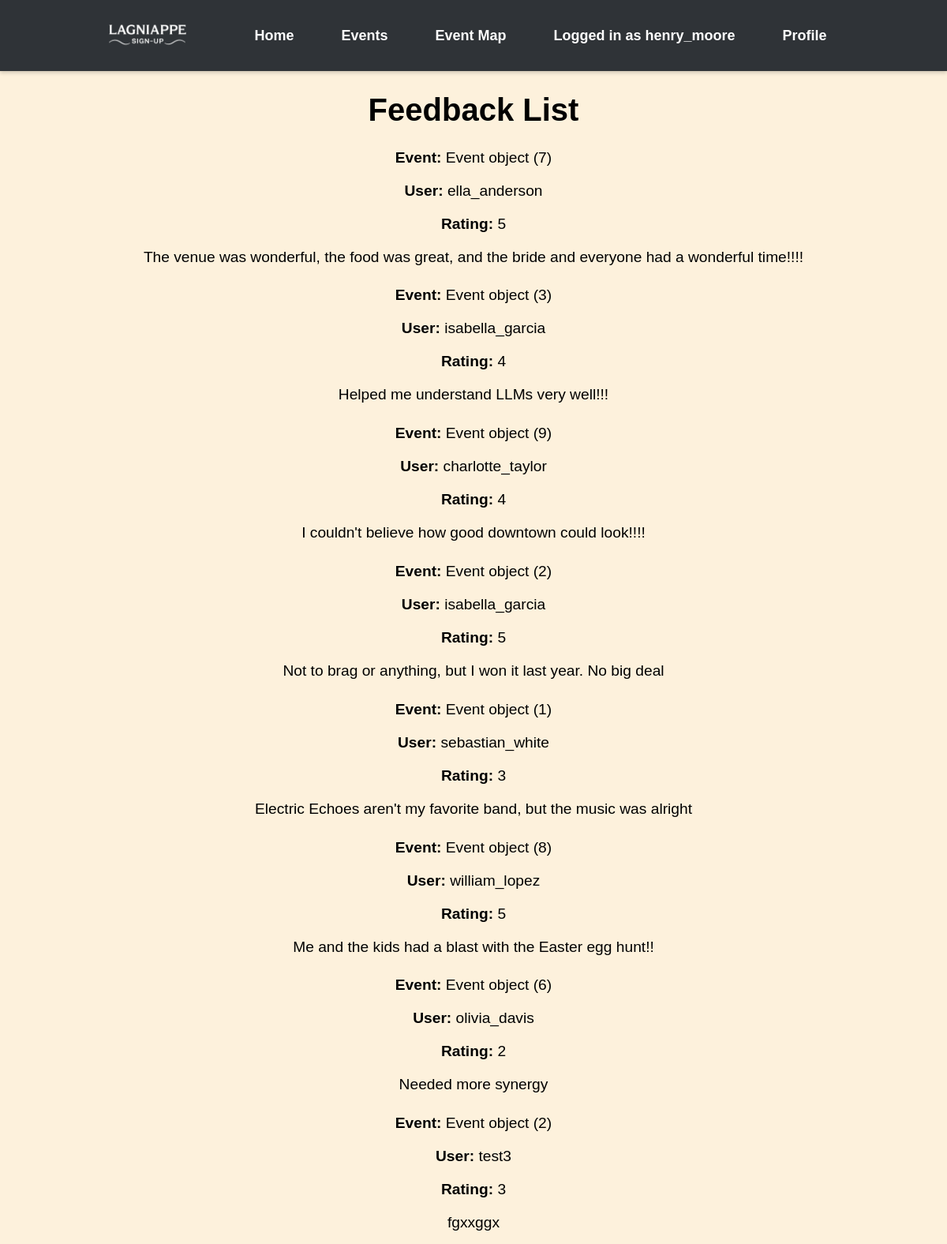
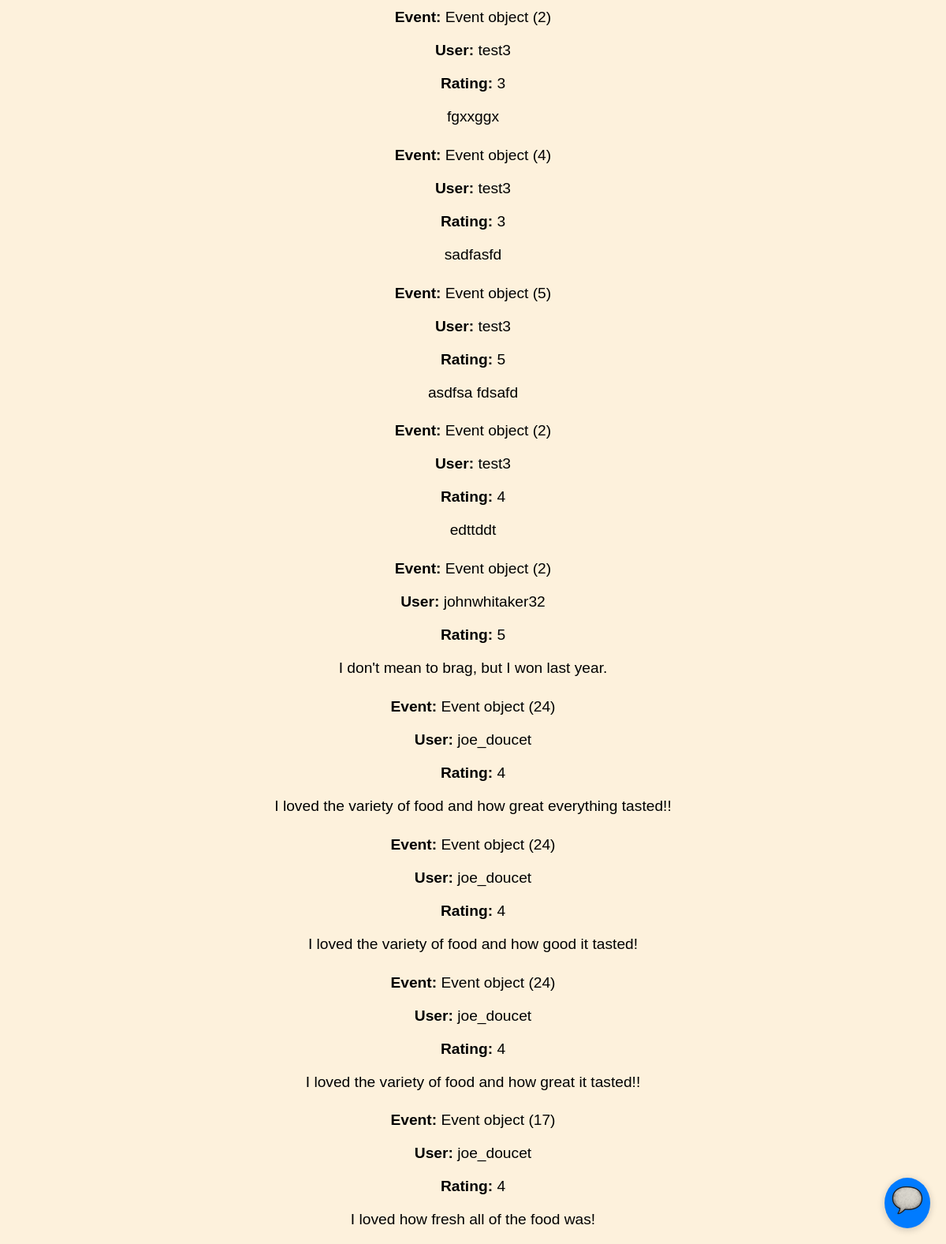
Page /feedback/list (signed in) on the committed database (2 pictures, top to bottom).
### events/models.py (models this page shows)
class Users(AbstractUser): # AbstractUser comes with a whole bunch of attributes
    UserID = models.AutoField(("userID"), primary_key=True) # autofield automatically increments an int as a new row is created
    groups = models.ManyToManyField(
        'auth.Group',
        related_name='event_users',  # Custom related_name for reverse accessor
        blank=True
    )
    user_permissions = models.ManyToManyField(
        'auth.Permission',
        related_name='event_user_permissions',  # Custom related_name for reverse accessor
        blank=True
    )

class Feedback(models.Model):
    EventID = models.AutoField(("feedbackID"), primary_key=True)
    UserID = models.ForeignKey(Users, on_delete=models.CASCADE)
    EventID = models.ForeignKey(Event, on_delete=models.CASCADE)
    Rating = models.IntegerField(("rating"), default=1, validators=[MaxValueValidator(5)])
    Comments = models.CharField(("comments"), max_length=500)
    Date = models.DateTimeField(("date"), auto_now_add=True)

class Event(models.Model):
    EventID = models.AutoField(("eventID"), primary_key=True)
    OrganizerID = models.ForeignKey(Users, on_delete=models.CASCADE)
    CategoryID = models.ForeignKey(Category, on_delete=models.CASCADE)
    Title = models.CharField(("title"), max_length=100)
    Description = models.CharField(("description"), max_length=500)
    Location = models.CharField(("location"), max_length=100)
    DateTime = models.DateTimeField(("datetime"), null=True)
    EventStatus = models.BooleanField(("eventstatus"), default=True)

### lagniappe_signup/views.py (the view)
# urls.py: path('feedback/list', views.list_feedback.as_view(), name="feedback-list"),
class list_feedback(ListView):
    model = Feedback
    template_name = "feedback_list.html"
    context_object_name = "feedback"
    paginate = 20

### templates/feedback_list.html (shortened to what this page needs)
{% extends "headBanner.html" %}
{% block content %}
  <h1>Feedback List</h1>
  {% if feedback %}
    <ul style="list-style-type: none; padding-left: 0;">
      {% for f in feedback %}
        <li>
          <p><strong>Event:</strong> {{ f.EventID }}</p>
          <p><strong>User:</strong> {{ f.UserID }}</p>
          <p><strong>Rating:</strong> {{ f.Rating }}</p>
          <p>{{ f.Comments }}</p>
        </li>
      {% endfor %}
    </ul>
  {% else %}
    <p>No events available.</p>
  {% endif %}
{% endblock %}

### templates/headBanner.html (shortened to what this page needs)
{% load static %}
<!DOCTYPE html>
<html lang="en">
<head>
    <link rel="stylesheet" href="{% static 'css/style.css' %}">
</head>
<body>
    <nav class="top-banner" style="height: 60px; width: 100%; background-color: #2f3337;">
        <div class="nav-container" style="
            display: flex;
            align-items: center;
            height: 100%;
            padding: 0 20px 0 0;  /* ✅ No left padding */
            box-sizing: border-box;
        ">
            <div class="nav-logo" style="
                margin-left: 0;
                margin-right: 60px;
                display: flex;
                align-items: center;
                padding-left: 10px;  /* ✅ Small padding to prevent touching the edge */
            ">
                <img src="{% static 'images/LSU_white.png' %}"
                     alt="Lagniappe Logo"
                     style="height: 120px; width: auto;">
            </div>
            <ul class="nav-links" style="
                display: flex;
                gap: 30px;
                list-style: none;
                padding: 0;
                margin: 0;
            ">
                <li><a href="{% url 'home' %}">Home</a></li>
                <li><a href="{% url 'event-list' %}">Events</a></li>
                <li><a href="{% url 'map' %}">Event Map</a></li>
                {% if user.is_authenticated %}
                    <li><a>Logged in as {{ user.username }}</a></li>
                    <li><a href="{% url 'profile' user.UserID %}">Profile</a></li>
                {% else %}
                    <li><a href="{% url 'signin' %}">Sign In</a></li>
                {% endif %}
            </ul>
        </div>
    </nav>
    <main>
        {% block content %}{% endblock %}
    </main>
    <div id="chat-toggle">
        <img src="{% static 'images/scroll.png' %}">
    </div>
</body>
</html>

### static/css/style.css (style rules this page uses)
body { background-color: #fdf1dc; font-family: Arial, sans-serif; text-align: center; }
h1 { font-size: 2.5rem; font-weight: bold; margin-bottom: 10px; }
p { font-size: 1.2rem; margin-bottom: 20px; }
.top-banner { background-color: #343a40; padding: 15px 0; text-align: center; box-shadow: 0 2px 5px rgba(0, 0, 0, 0.2); }
.nav-container { display: flex; justify-content: center; align-items: center; }
.nav-links { list-style: none; padding: 0; margin: 0; display: flex; }
.nav-links li { margin: 0 15px; }
.nav-links li a { text-decoration: none; color: white; font-size: 18px; font-weight: bold; transition: color 0.3s ease; }
#chat-toggle { position: fixed; bottom: 20px; right: 20px; background: #007bff; color: white; border-radius: 50%; padding: 5px; font-size: 24px; cursor: pointer; box-shadow: 0 2px 10px rgba(0,0,0,0.2); z-index: 1000; }

### templates/headBanner.html (style rules this page uses)
html, body { margin: 0; padding: 0; }

### rows in the picture
Users: username "henry_moore"
Feedback: EventID "Event object (7)", UserID "ella_anderson", Rating "5", Comments "The venue was wonderful, the food was great, and the bride and everyone had a wonderful time!!!!"
Feedback: EventID "Event object (3)", UserID "isabella_garcia", Rating "4", Comments "Helped me understand LLMs very well!!!"
Feedback: EventID "Event object (9)", UserID "charlotte_taylor", Rating "4", Comments "I couldn't believe how good downtown could look!!!!"
Feedback: EventID "Event object (2)", UserID "isabella_garcia", Rating "5", Comments "Not to brag or anything, but I won it last year. No big deal"
Feedback: EventID "Event object (1)", UserID "sebastian_white", Rating "3", Comments "Electric Echoes aren't my favorite band, but the music was alright"
Feedback: EventID "Event object (8)", UserID "william_lopez", Rating "5", Comments "Me and the kids had a blast with the Easter egg hunt!!"
Feedback: EventID "Event object (6)", UserID "olivia_davis", Rating "2", Comments "Needed more synergy"
Feedback: EventID "Event object (2)", UserID "test3", Rating "3", Comments "fgxxggx"
Feedback: EventID "Event object (2)", UserID "test3", Rating "3", Comments "fgxxggx"
Feedback: EventID "Event object (4)", UserID "test3", Rating "3", Comments "sadfasfd"
Feedback: EventID "Event object (5)", UserID "test3", Rating "5", Comments "asdfsa fdsafd"
Feedback: EventID "Event object (2)", UserID "test3", Rating "4", Comments "edttddt"
Feedback: EventID "Event object (2)", UserID "johnwhitaker32", Rating "5", Comments "I don't mean to brag, but I won last year."
Feedback: EventID "Event object (24)", UserID "joe_doucet", Rating "4", Comments "I loved the variety of food and how great everything tasted!!"
Feedback: EventID "Event object (24)", UserID "joe_doucet", Rating "4", Comments "I loved the variety of food and how good it tasted!"
Feedback: EventID "Event object (24)", UserID "joe_doucet", Rating "4", Comments "I loved the variety of food and how great it tasted!!"
Feedback: EventID "Event object (17)", UserID "joe_doucet", Rating "4", Comments "I loved how fresh all of the food was!"
